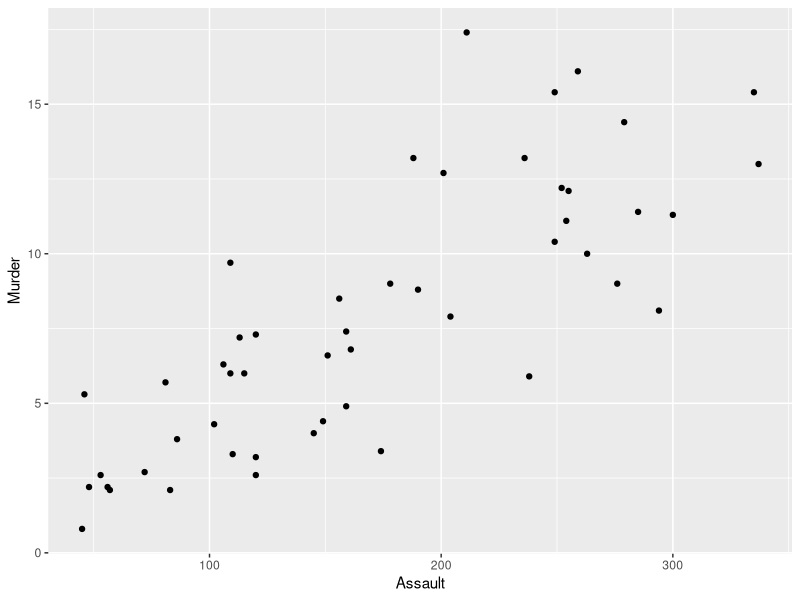
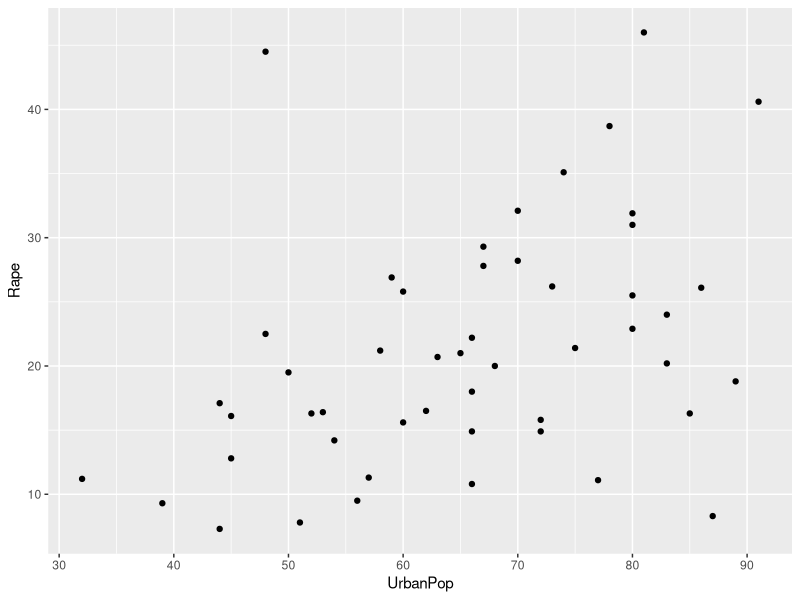

Write R code to recreate these figures, in order. (Note: this script raises an error after producing the figures.)
# STAT 215A
# TIMOTHY MEYERS
# LAB 0

# DECLARE LIBRARIES
library('ggplot2')

# LOAD DATA
data(USArrests)
statecoord <- read.table("stateCoord.txt")

# CLEANSE AND MERGE DATA FRAMES
rownames(statecoord) = sub("-"," ",rownames(statecoord))
dfmerged <- merge(USArrests, statecoord, by=0)

# PLOT ASSAULT VS MURDER
assault.murder <- ggplot(dfmerged, aes(Assault, Murder))
assault.murder = assault.murder + geom_point()
assault.murder

# PLOT URBAN POPULATION VS RAPE
urbanpop.rape <- ggplot(dfmerged, aes(UrbanPop, Rape))
urbanpop.rape <- urbanpop.rape + geom_point()
urbanpop.rape

# ADD COLUMN TO IDENTIFY OUTLIER THEN PLOT AGAIN
dfmerged$highlight <- ifelse(dfmerged$Rape > 40 & dfmerged$UrbanPop < 50, 
                             "highlight", "normal")
urbanpop.rape <- urbanpop.rape + geom_point(aes(colour = highlight))
urbanpop.rape

# PLOT ASSAULT VS POPULATION USING ROW NAMES
assault.murder.text <- ggplot(dfmerged, 
                              aes(x=Assault, y=Murder, label=Row.names))
assault.murder.text <- assault.murder.text + geom_text()
assault.murder.text

# PLOT URBAN POPULATION VS RAPE USING ROW NAMES
urbanpop.rape.text <- ggplot(dfmerged, 
                             aes(x=UrbanPop, y=Rape, label=Row.names))
urbanpop.rape.text <- urbanpop.rape.text + geom_text()
urbanpop.rape.text

# FIT LINEAR REGRESSION OF URBAN POPULATION ON RAPE
fit <- lm(Rape ~ UrbanPop, data=dfmerged)
summary(fit)
plot(fit)

# MAKE DATA FRAME COLUMNS AVAILABLE AND PLOT THEM WITH 
# OVERLAID REGRESSION LINE
attach(dfmerged)
plot(UrbanPop, Rape)
abline(fit, col = 'blue')

# MAKE NEW DATA FRAME WITHOUT OUTLIER (IDENTIFIED AS ROW 2),
# REDO REGRESSION AND OVERLAY NEW REGRESSION LINE 
df.merged.no.outlier <- dfmerged[-2,]
fit.no.outlier <- lm(Rape ~ UrbanPop, data=df.merged.no.outlier)
abline(fit.no.outlier, col='red')

# CREATE FINAL PRESENTABLE GRAPH
plot(UrbanPop, 
     Rape, 
     xlab="Urban Population of US States (percent)", 
     ylab="Rape Incidents (thousands)")
title(main="Rape Incidents by Urban Population across US States")
legend(32, 42, 
       c("With Outlier", "Without Outlier"), 
       lty=c(1,1), 
       lwd=c(2.5,2.5), 
       col=c("blue","red"))
abline(fit, col='blue')
abline(fit.no.outlier, col='red')
